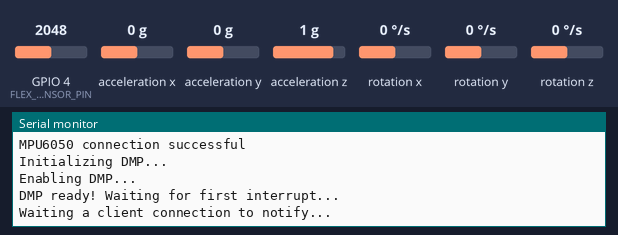
Bench run of a program on a simulated ESP32. On the bench: the last lines printed to the serial monitor. Inputs (shaded band) come from the test bench; at power-on: acceleration y 0 g, GPIO 4 (FLEX_SENSOR_PIN) = 2048, acceleration z 1 g, acceleration x 0 g, rotation x 0 °/s, rotation y 0 °/s, rotation z 0 °/s. Nothing arrives over Bluetooth unless stated; a phone connects over Bluetooth LE 3 s after start.

Above: at 1.7 s.
1.8 s: acceleration y set to -1.4 g
4.8 s: GPIO 4 (FLEX_SENSOR_PIN) set to 2160
At 5.8 s:
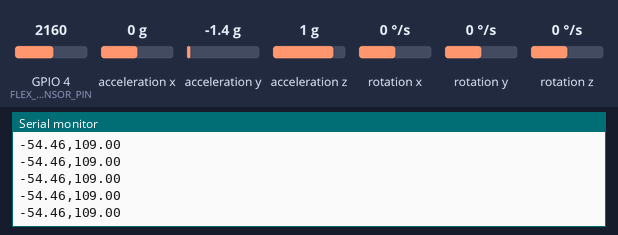
6.7 s: acceleration y set to 0 g
At 7.6 s:
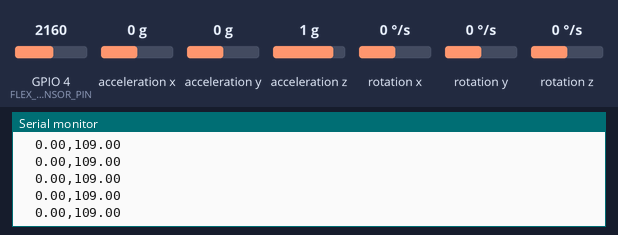
8.6 s: acceleration y set to 0.8 g
At 9.7 s:
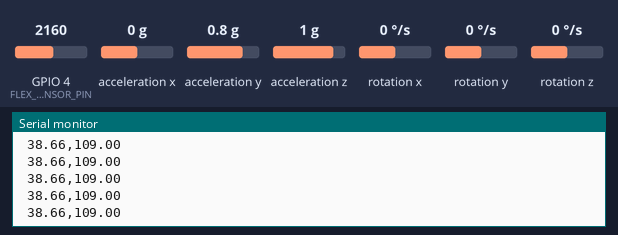
10.5 s: GPIO 4 (FLEX_SENSOR_PIN) set to 2866
At 11.0 s:
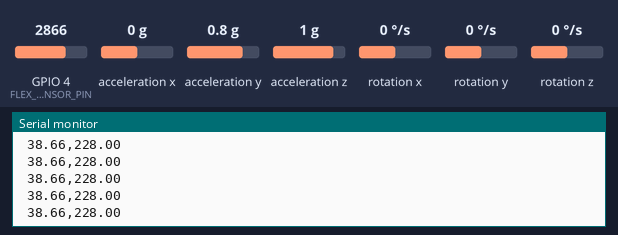
12.0 s: acceleration z set to -1.4 g
At 12.7 s:
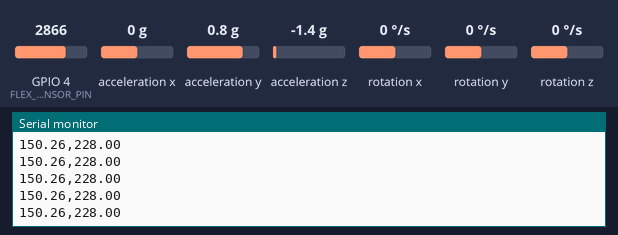

The program:

main.cpp
```cpp
#include <Arduino.h>
#include <BLEDevice.h>
#include <BLEServer.h>
#include <BLEUtils.h>
#include <BLE2902.h>
#include "I2Cdev.h"
#include <Adafruit_BusIO_Register.h>
#include <Adafruit_Sensor.h>
#include "MPU6050_6Axis_MotionApps612.h"

#if I2CDEV_IMPLEMENTATION == I2CDEV_ARDUINO_WIRE
#include "Wire.h"
#endif

MPU6050 mpu;

#define FLEX_SENSOR_PIN 4

// GLOBAL VARIABLES
int incomingByte = 0;

float SensorReadingYaw, SensorReadingPitch, SensorReadingRoll;
float Flexangle;
int   flexresistance;
bool  deviceConnected = false;

// MPU control/status vars
bool dmpReady = false;  // set true if DMP init was successful
uint8_t mpuIntStatus;   // holds actual interrupt status byte from MPU
uint8_t devStatus;      // return status after each device operation (0 = success, !0 = error)
uint16_t packetSize;    // expected DMP packet size (default is 42 bytes)
uint16_t fifoCount;     // count of all bytes currently in FIFO
uint8_t fifoBuffer[64]; // FIFO storage buffer

// orientation/motion vars
Quaternion q;        // [w, x, y, z]         quaternion container
VectorInt16 aa;      // [x, y, z]            accel sensor measurements
VectorInt16 gy;      // [x, y, z]            gyro sensor measurements
VectorInt16 aaReal;  // [x, y, z]            gravity-free accel sensor measurements
VectorInt16 aaWorld; // [x, y, z]            world-frame accel sensor measurements
VectorFloat gravity; // [x, y, z]            gravity vector
float euler[3];      // [psi, theta, phi]    Euler angle container
float ypr[3];        // [yaw, pitch, roll]   yaw/pitch/roll container and gravity vector

// packet structure for InvenSense teapot demo
uint8_t teapotPacket[14] = {'$', 0x02, 0, 0, 0, 0, 0, 0, 0, 0, 0x00, 0x00, '\r', '\n'};

// ================================================================
// ===               INTERRUPT DETECTION ROUTINE                ===
// ================================================================

volatile bool mpuInterrupt = false; // indicates whether MPU interrupt pin has gone high
void dmpDataReady()
{
  mpuInterrupt = true;
}

// BLE Server Name
#define bleServerName "MPU6050_ESP32"
// See the following for generating UUIDs:
// https://www.uuidgenerator.net/
#define SERVICE_UUID "91bad492-b950-4226-aa2b-4ede9fa42f59"

// Characteristic and Descriptor
BLECharacteristic mpuAccelerometerCharacteristics("cba1d469-344c-4be3-ab3f-189f80dd7518", BLECharacteristic::PROPERTY_NOTIFY);
BLEDescriptor mpuAccelerometerDescriptor(BLEUUID((uint16_t)0x2902));

// Setup callbacks onConnect and onDisconnect
class MyServerCallbacks : public BLEServerCallbacks
{
  void onConnect(BLEServer *pServer)
  {
    deviceConnected = true;
  };
  void onDisconnect(BLEServer *pServer)
  {
    deviceConnected = false;
  }
};

void initMPU()
{
  // join I2C bus (I2Cdev library doesn't do this automatically)
#if I2CDEV_IMPLEMENTATION == I2CDEV_ARDUINO_WIRE
  Wire.begin();
  Wire.setClock(400000); // 400kHz I2C clock. Comment this line if having compilation difficulties
#elif I2CDEV_IMPLEMENTATION == I2CDEV_BUILTIN_FASTWIRE
  Fastwire::setup(400, true);
#endif

  Serial.begin(115200);
  while (!Serial)
    ; // wait for Leonardo enumeration, others continue immediately

  // initialize device
  Serial.println(F("Initializing I2C devices..."));
  mpu.initialize();
  // pinMode(INTERRUPT_PIN, INPUT);

  // verify connection
  Serial.println(F("Testing device connections..."));
  Serial.println(mpu.testConnection() ? F("MPU6050 connection successful") : F("MPU6050 connection failed"));

  // load and configure the DMP
  Serial.println(F("Initializing DMP..."));
  devStatus = mpu.dmpInitialize();

  // supply your own gyro offsets here, scaled for min sensitivity
  mpu.setXGyroOffset(51);
  mpu.setYGyroOffset(8);
  mpu.setZGyroOffset(21);
  mpu.setXAccelOffset(1150);
  mpu.setYAccelOffset(-50);
  mpu.setZAccelOffset(1060);
  // make sure it worked (returns 0 if so)
  if (devStatus == 0)
  {
    // Calibration Time: generate offsets and calibrate our MPU6050
    mpu.CalibrateAccel(6);
    mpu.CalibrateGyro(6);
    Serial.println();
    mpu.PrintActiveOffsets();
    // turn on the DMP, now that it's ready
    Serial.println(F("Enabling DMP..."));
    mpu.setDMPEnabled(true);

    // enable Arduino interrupt detection
    /* Serial.print(F("Enabling interrupt detection (Arduino external interrupt "));
    Serial.print(digitalPinToInterrupt(INTERRUPT_PIN));
    Serial.println(F(")..."));
    attachInterrupt(digitalPinToInterrupt(INTERRUPT_PIN), dmpDataReady, RISING);*/
    mpuIntStatus = mpu.getIntStatus();

    // set our DMP Ready flag so the main loop() function knows it's okay to use it
    Serial.println(F("DMP ready! Waiting for first interrupt..."));
    dmpReady = true;

    // get expected DMP packet size for later comparison
    packetSize = mpu.dmpGetFIFOPacketSize();
  }
  else
  {
    // ERROR!
    // 1 = initial memory load failed
    // 2 = DMP configuration updates failed
    // (if it's going to break, usually the code will be 1)
    Serial.print(F("DMP Initialization failed (code "));
    Serial.print(devStatus);
    Serial.println(F(")"));
  }
}

void initBLE()
{
  // Create the BLE Device
  BLEDevice::init(bleServerName);

  // Create the BLE Server
  BLEServer *pServer = BLEDevice::createServer();
  pServer->setCallbacks(new MyServerCallbacks());

  // Create the BLE Service
  BLEService *mpuService = pServer->createService(SERVICE_UUID);

  // Create BLE Characteristics and Create a BLE Descriptor

  // All Axis
  mpuService->addCharacteristic(&mpuAccelerometerCharacteristics);
  mpuAccelerometerDescriptor.setValue("Accelerometer values ");
  mpuAccelerometerCharacteristics.addDescriptor(new BLE2902());

  // Start the service
  mpuService->start();

  // Start advertising
  BLEAdvertising *pAdvertising = BLEDevice::getAdvertising();
  pAdvertising->addServiceUUID(SERVICE_UUID);
  pServer->getAdvertising()->start();
  Serial.println("Waiting a client connection to notify...");
}

void setup()
{
  flexresistance = analogRead(FLEX_SENSOR_PIN);
  initMPU();
  initBLE();
}

void GyroSensorReadings()
{
  if (!dmpReady)
    return;
  // read a packet from FIFO
  if (mpu.dmpGetCurrentFIFOPacket(fifoBuffer))
  {
    mpu.dmpGetQuaternion(&q, fifoBuffer);
    mpu.dmpGetGravity(&gravity, &q);
    mpu.dmpGetYawPitchRoll(ypr, &q, &gravity);
    SensorReadingYaw = ypr[0] * 180 / M_PI;
    SensorReadingRoll = ypr[1] * 180 / M_PI;
    SensorReadingPitch = ypr[2] * 180 / M_PI;
  }
}

void FlexSensorReadings()
{
  int flexval = analogRead(FLEX_SENSOR_PIN);
  Flexangle = map(flexval,flexresistance,flexresistance-530,90,0);
}

void NotifyDevice()
{
  // yaw
  static char Yaw[100];
  dtostrf(SensorReadingYaw, 6, 2, Yaw);

  // pitch
  static char Pitch[100];
  dtostrf(SensorReadingPitch, 6, 2, Pitch);

  // roll
  static char Roll[100];
  dtostrf(SensorReadingRoll, 6, 2, Roll);

  // flex sensor resistance
  static char Flex[100];
  dtostrf(Flexangle, 6, 2, Flex);

  // final result
  String result = String(Pitch) + "," + String(Flex);
  int strlen = result.length() + 1;

  char readings[strlen];
  result.toCharArray(readings, strlen);
  Serial.println(readings);
  mpuAccelerometerCharacteristics.setValue(readings);
  mpuAccelerometerCharacteristics.notify();
}

void CalibrateDevice()
{
  // Calibration Time: generate offsets and calibrate our MPU6050
  mpu.CalibrateAccel(6);
  mpu.CalibrateGyro(6);
  Serial.println();
  mpu.PrintActiveOffsets();
  // turn on the DMP, now that it's ready
  Serial.println(F("Enabling DMP..."));
  mpu.setDMPEnabled(true);
}

void loop()
{
  if (deviceConnected)
  {
    GyroSensorReadings();
    FlexSensorReadings();
    NotifyDevice();

    delay(10);

    if (!deviceConnected)
    {
      Serial.println("Device Disconnected...");
      delay(1000);
      Serial.println("Restarting Device...");
      delay(1000);
      ESP.restart();
    }
  }
}
```

Measured:
- the behaviour switches between 2106 and 2107 on GPIO 4 (FLEX_SENSOR_PIN) (found by bisection; images 0 and 1)
- after the input at 4.8 s, the serial monitor: prints a new line at once (image 1)
- after the input at 6.7 s, the serial monitor: prints a new line at once (image 2)
- after the input at 8.6 s, the serial monitor: prints a new line at once (image 3)
- after the input at 10.5 s, the serial monitor: prints a new line at once (image 4)
- after the input at 12.0 s, the serial monitor: prints a new line at once (image 5)
